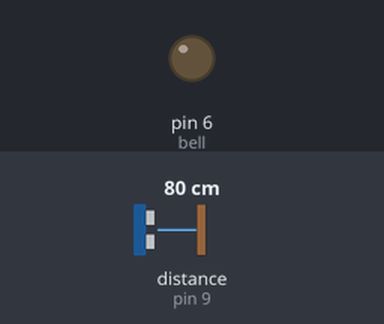
Bench run of a sketch on a simulated Arduino Uno, built with avr-gcc and run on an emulated ATmega328P. On the bench: output pins drawn as LEDs (lit = HIGH). Wiring (inferred from the names in the program): ultrasonic range finder: trigger pin 10; echo pin 9. The inputs (shaded band) are chosen by the test bench; at power-on: distance to the obstacle (sensor on pin 9) 80 cm. The echo pulse lasts 58.3 µs per cm; pins used as bus, display or sensor lines are not drawn.

Above: at 1.3 s.
1.4 s: distance to the obstacle (sensor on pin 9) set to 12 cm
2.9 s: distance to the obstacle (sensor on pin 9) set to 9 cm
At 3.3 s:
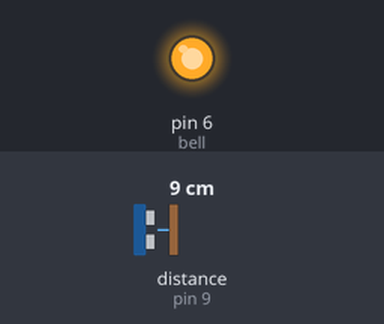
4.4 s: distance to the obstacle (sensor on pin 9) set to 18 cm
At 5.6 s:
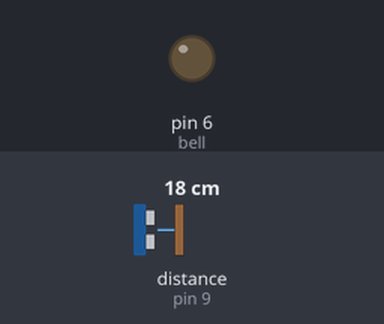
5.9 s: distance to the obstacle (sensor on pin 9) set to 2 cm
At 6.5 s:
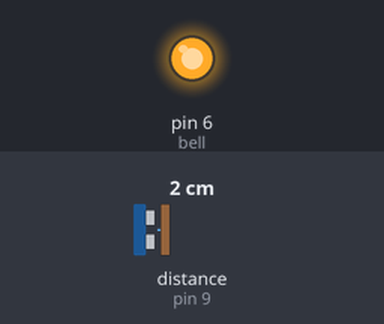
Timing chart, 0 to 8.4 s (numbered marks = the images above; inputs shaded):
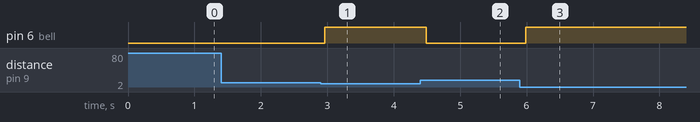

The sketch:

Code.ino
```cpp
int trigPin = 10;
int echoPin = 9;
int bell=6;

void setup() {
  digitalWrite(bell, LOW);
  pinMode(trigPin, OUTPUT);
  pinMode(bell,OUTPUT);
  pinMode(echoPin, INPUT);
  delay(100);
}

void loop() {

  digitalWrite(trigPin, LOW);
  delayMicroseconds(5);
  digitalWrite(trigPin, HIGH);
  delayMicroseconds(10);
  digitalWrite(trigPin, LOW);

  int duration = pulseIn(echoPin, HIGH);
  delay(50);

  if (duration <= 600){
     digitalWrite(bell, HIGH);

  }

  else{
      digitalWrite(bell, LOW);


  }
}
```

Measured:
- the behaviour switches between 11 and 10 cm on distance to the obstacle (sensor on pin 9) (found by bisection; images 0 and 1)
- after the input at 1.4 s, every drawn part: stays the same
- after the input at 2.9 s, pin 6 (bell): LOW → HIGH after 0.06 s
- after the input at 4.4 s, pin 6 (bell): HIGH → LOW after 0.09 s
- after the input at 5.9 s, pin 6 (bell): LOW → HIGH after 0.08 s
